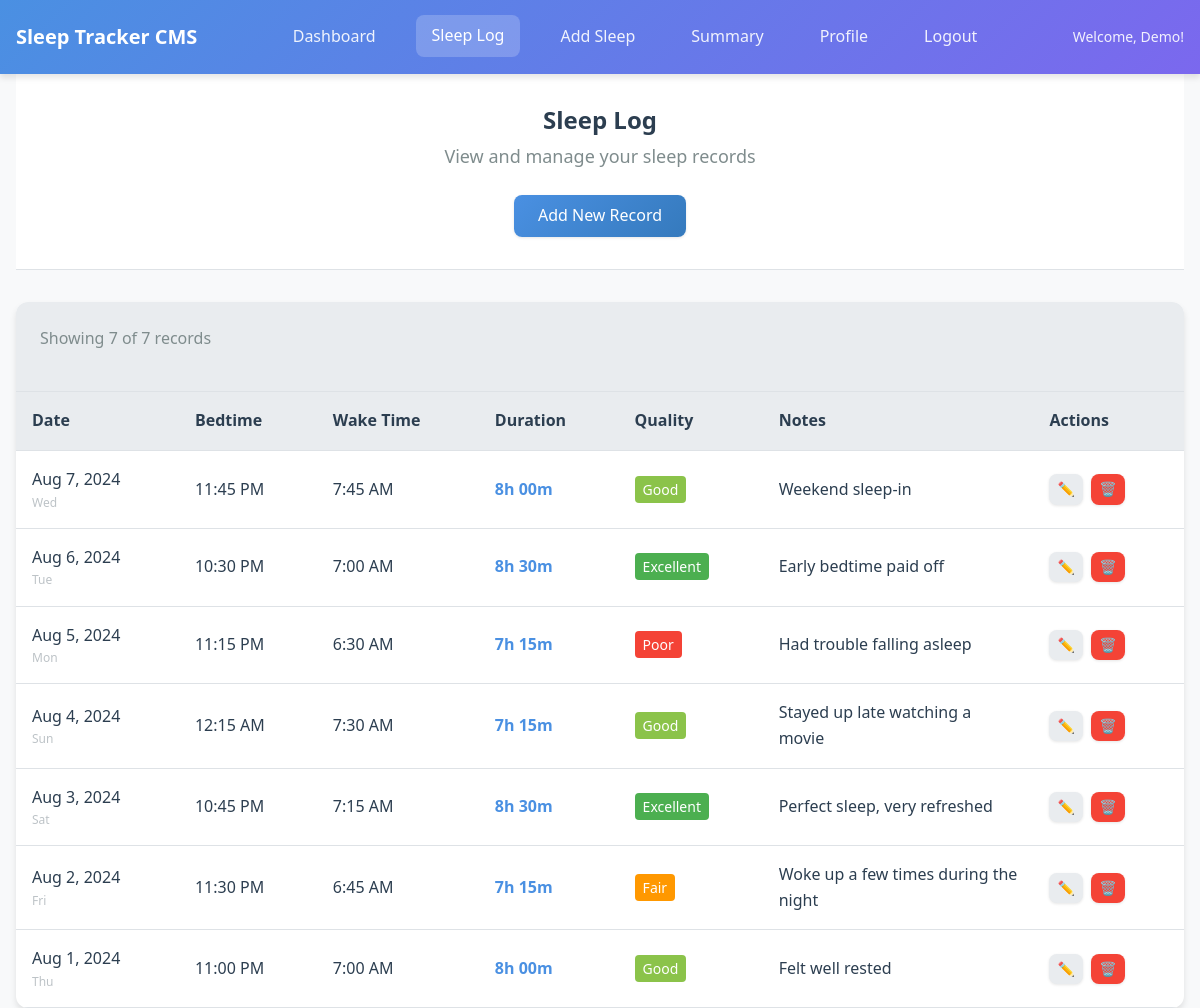
Page /sleep-log.php (signed in) on the committed database.
### tables this page shows
CREATE TABLE IF NOT EXISTS sleep_records (
    id INT AUTO_INCREMENT PRIMARY KEY,
    user_id INT NOT NULL,
    sleep_date DATE NOT NULL,
    bedtime TIME NOT NULL,
    wake_time TIME NOT NULL,
    sleep_duration DECIMAL(4,2) NOT NULL,  
    sleep_quality ENUM('poor', 'fair', 'good', 'excellent') DEFAULT 'good',
    notes TEXT,
    created_at TIMESTAMP DEFAULT CURRENT_TIMESTAMP,
    updated_at TIMESTAMP DEFAULT CURRENT_TIMESTAMP ON UPDATE CURRENT_TIMESTAMP,
    FOREIGN KEY (user_id) REFERENCES users(id) ON DELETE CASCADE,
    UNIQUE KEY unique_user_date (user_id, sleep_date)
);

### includes/SleepRecord.php (called while the page is built, shortened)
<?php
require_once __DIR__ . '/../config/config.php';
class SleepRecord {
    private $conn;
    private $table_name = "sleep_records";
    public $user_id;
    public function __construct($db) {
        $this->conn = $db;
    }
    public function getAllByUser($limit = 50, $offset = 0) {
        $query = "SELECT * FROM " . $this->table_name . "
                  WHERE user_id = :user_id
                  ORDER BY sleep_date DESC
                  LIMIT :limit OFFSET :offset";
        $stmt = $this->conn->prepare($query);
        $stmt->bindParam(':user_id', $this->user_id);
        $stmt->bindParam(':limit', $limit, PDO::PARAM_INT);
        $stmt->bindParam(':offset', $offset, PDO::PARAM_INT);
        $stmt->execute();
        return $stmt->fetchAll(PDO::FETCH_ASSOC);
    }
}
?>

### config/config.php (called while the page is built, shortened)
<?php
function format_duration($hours) {
    $h = floor($hours);
    $m = round(($hours - $h) * 60);
    return sprintf('%dh %02dm', $h, $m);
}
?>

### sleep-log.php (the view, shortened to what this page needs)
<?php
require_once 'config/config.php';
require_once 'includes/SleepRecord.php';
$database = new Database();
$db = $database->getConnection();
$page = isset($_GET['page']) ? max(1, (int)$_GET['page']) : 1;
$records_per_page = 20;
$offset = ($page - 1) * $records_per_page;
$sleep_record = new SleepRecord($db);
$sleep_record->user_id = $_SESSION['user_id'];
$records = $sleep_record->getAllByUser($records_per_page, $offset);
$total_query = "SELECT COUNT(*) as total FROM sleep_records WHERE user_id = :user_id";
$total_stmt = $db->prepare($total_query);
$total_stmt->bindParam(':user_id', $_SESSION['user_id']);
$total_stmt->execute();
$total_records = $total_stmt->fetch(PDO::FETCH_ASSOC)['total'];
?>
<!DOCTYPE html>
<html lang="en">
<head>
    <link rel="stylesheet" href="assets/css/style.css">
</head>
<body>
    <nav class="navbar">
        <div class="nav-container">
            <div class="nav-brand">
                <h1><?php echo APP_NAME; ?></h1>
            </div>
            <div class="nav-menu">
                <a href="dashboard.php" class="nav-link">Dashboard</a>
                <a href="sleep-log.php" class="nav-link active">Sleep Log</a>
                <a href="add-sleep.php" class="nav-link">Add Sleep</a>
                <a href="summary.php" class="nav-link">Summary</a>
                <a href="profile.php" class="nav-link">Profile</a>
                <a href="logout.php" class="nav-link">Logout</a>
            </div>
            <div class="nav-user">
                Welcome, <?php echo htmlspecialchars($_SESSION['first_name']); ?>!
            </div>
        </div>
    </nav>
    <div class="container">
        <div class="page-header">
            <h2>Sleep Log</h2>
            <p>View and manage your sleep records</p>
            <a href="add-sleep.php" class="btn btn-primary">Add New Record</a>
        </div>
        <?php if (empty($records)): ?>
            <div class="empty-state">
                <div class="empty-icon">😴</div>
                <h3>No Sleep Records Yet</h3>
                <p>Start tracking your sleep by adding your first sleep record.</p>
                <a href="add-sleep.php" class="btn btn-primary">Add Sleep Record</a>
            </div>
        <?php else: ?>
            <div class="sleep-log">
                <div class="log-stats">
                    <p>Showing <?php echo count($records); ?> of <?php echo $total_records; ?> records</p>
                </div>
                <div class="records-table">
                    <table>
                        <thead>
                            <tr>
                                <th>Date</th>
                                <th>Bedtime</th>
                                <th>Wake Time</th>
                                <th>Duration</th>
                                <th>Quality</th>
                                <th>Notes</th>
                                <th>Actions</th>
                            </tr>
                        </thead>
                        <tbody>
                            <?php foreach ($records as $record): ?>
                                <tr>
                                    <td class="date-cell">
                                        <?php echo date('M j, Y', strtotime($record['sleep_date'])); ?>
                                        <small><?php echo date('D', strtotime($record['sleep_date'])); ?></small>
                                    </td>
                                    <td><?php echo date('g:i A', strtotime($record['bedtime'])); ?></td>
                                    <td><?php echo date('g:i A', strtotime($record['wake_time'])); ?></td>
                                    <td class="duration-cell">
                                        <?php echo format_duration($record['sleep_duration']); ?>
                                    </td>
                                    <td>
                                        <span class="quality-badge quality-<?php echo $record['sleep_quality']; ?>">
                                            <?php echo ucfirst($record['sleep_quality']); ?>
                                        </span>
                                    </td>
                                    <td class="notes-cell">
                                        <?php if (!empty($record['notes'])): ?>
                                            <span class="notes-preview" title="<?php echo htmlspecialchars($record['notes']); ?>">
                                                <?php echo htmlspecialchars(substr($record['notes'], 0, 50)); ?>
                                            </span>
                                        <?php else: ?>
                                            <span class="no-notes">-</span>
                                        <?php endif; ?>
                                    </td>
                                    <td class="actions-cell">
                                        <a href="edit-sleep.php?id=<?php echo $record['id']; ?>"
                                           class="btn btn-small btn-secondary" title="Edit">
                                            ✏️
                                        </a>
                                        <a href="sleep-log.php?action=delete&id=<?php echo $record['id']; ?>"
                                           class="btn btn-small btn-danger" title="Delete"
                                           onclick="return confirm('Are you sure you want to delete this sleep record?')">
                                            🗑️
                                        </a>
                                    </td>
                                </tr>
                            <?php endforeach; ?>
                        </tbody>
                    </table>
                </div>
            </div>
        <?php endif; ?>
    </div>
</body>
</html>

### rows in the picture
sleep_records: sleep_date "Aug 7, 2024", sleep_date "Wed", bedtime "11:45 PM", wake_time "7:45 AM", sleep_duration "8h 00m", sleep_quality "Good", notes "Weekend sleep-in"
sleep_records: sleep_date "Aug 6, 2024", sleep_date "Tue", bedtime "10:30 PM", wake_time "7:00 AM", sleep_duration "8h 30m", sleep_quality "Excellent", notes "Early bedtime paid off"
sleep_records: sleep_date "Aug 5, 2024", sleep_date "Mon", bedtime "11:15 PM", wake_time "6:30 AM", sleep_duration "7h 15m", sleep_quality "Poor", notes "Had trouble falling asleep"
sleep_records: sleep_date "Aug 4, 2024", sleep_date "Sun", bedtime "12:15 AM", wake_time "7:30 AM", sleep_duration "7h 15m", sleep_quality "Good", notes "Stayed up late watching a movie"
sleep_records: sleep_date "Aug 3, 2024", sleep_date "Sat", bedtime "10:45 PM", wake_time "7:15 AM", sleep_duration "8h 30m", sleep_quality "Excellent", notes "Perfect sleep, very refreshed"
sleep_records: sleep_date "Aug 2, 2024", sleep_date "Fri", bedtime "11:30 PM", wake_time "6:45 AM", sleep_duration "7h 15m", sleep_quality "Fair", notes "Woke up a few times during the night"
sleep_records: sleep_date "Aug 1, 2024", sleep_date "Thu", bedtime "11:00 PM", wake_time "7:00 AM", sleep_duration "8h 00m", sleep_quality "Good", notes "Felt well rested"

### other values in the picture
APP_NAME "Sleep Tracker CMS"
$_SESSION['first_name'] "Demo"
count($records) "7"
$total_records "7"
